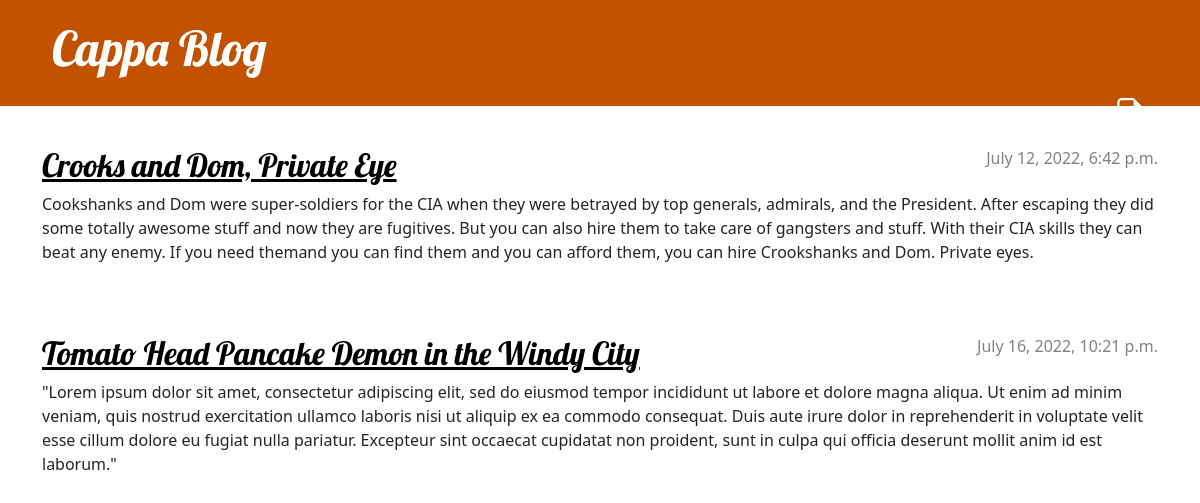
Screenshot of / (signed in) with the database file from the repository.
### blog/models.py (models this page shows, shortened)
class Post(models.Model):
    author = models.ForeignKey(settings.AUTH_USER_MODEL, on_delete=models.CASCADE)
    title = models.CharField(max_length=200)
    text = models.TextField()
    created_date = models.DateTimeField(default=timezone.now)
    published_date = models.DateTimeField(blank=True, null=True)

### blog/views.py (the view)
# urls.py: path('', views.post_list, name='post_list'),
def post_list(request):
    posts = Post.objects.filter(published_date__lte=timezone.now()).order_by('published_date')
    return render(request, 'blog/post_list.html', {'posts': posts})

### blog/templates/blog/post_list.html
{% extends 'blog/base.html' %}
{% block content %}
    {% for post in posts %}
        <article class="post">
            <time class="date">
                {{ post.published_date }}
            </time>
            <h2><a href="{% url 'post_detail' pk=post.pk %}">{{ post.title }}</a></h2>
            <p>{{ post.text|linebreaksbr }}</p>
        </article>
    {% endfor %}
{% endblock %}

### blog/static/css/blog.css (style rules this page uses)
h1, h2, h3, h4 { font-family: 'Lobster', cursive; }
.date { color: #828282; }
.post { margin-bottom: 70px; }
.post h2 a, .post h2 a:visited { color: #000000; }
.post > .date, .post > .actions { float: right; }

### rows the page displays
Post: published_date "July 12, 2022, 6:42 p.m.", title "Crooks and Dom, Private Eye", text "Cookshanks and Dom were super-soldiers for the CIA when they were betrayed by top generals, admirals, and the President. After escaping they did some totally awesome stuff and now they are fugitives. But you can also hire them to take care of gangsters and stuff. With their CIA skills they can beat any enemy. If you need themand you can find them and you can afford them, you can hire Crookshanks and Dom. Private eyes."
Post: published_date "July 16, 2022, 10:21 p.m.", title "Tomato Head Pancake Demon in the Windy City", text "\"Lorem ipsum dolor sit amet, consectetur adipiscing elit, sed do eiusmod tempor incididunt ut labore et dolore magna aliqua. Ut enim ad minim veniam, quis nostrud exercitation ullamco laboris nisi ut aliquip ex ea commodo consequat. Duis aute irure dolor in reprehenderit in voluptate velit esse cillum dolore eu fugiat nulla pariatur. Excepteur sint occaecat cupidatat non proident, sunt in culpa qui officia deserunt mollit anim id est laborum.\""
